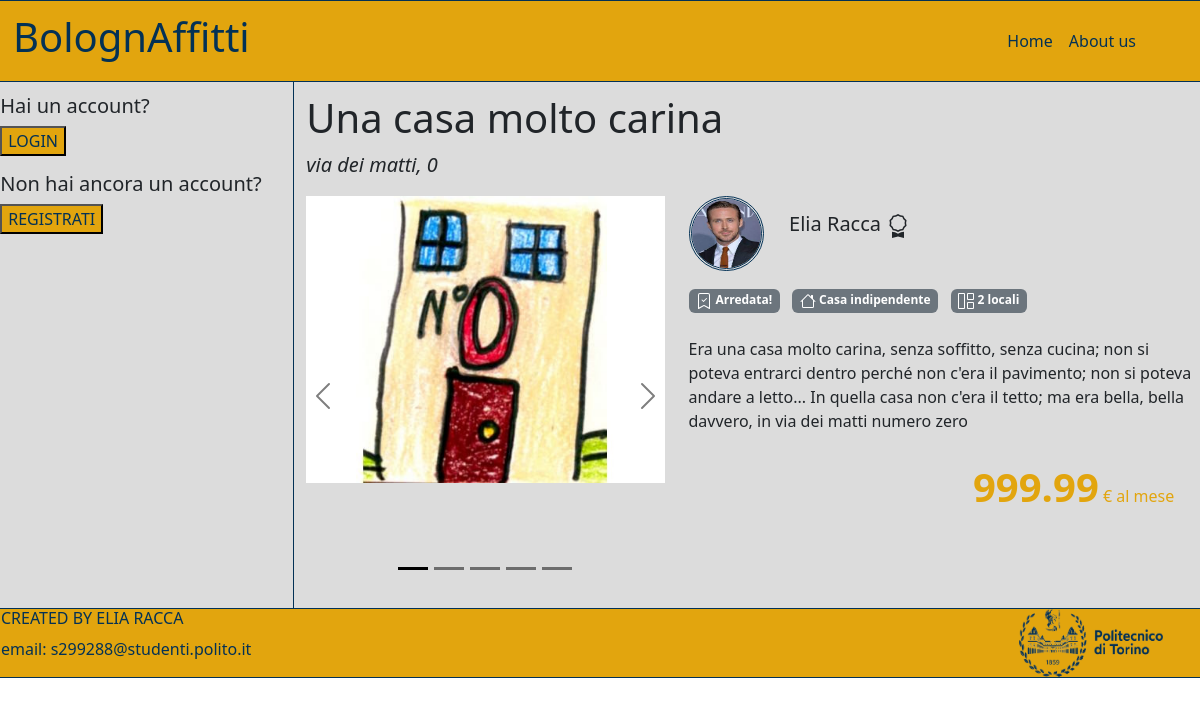
The app's page /annuncio/1/null with its own data.
### tables this page shows
CREATE TABLE "ANNUNCI" (
	"id_annuncio"	INTEGER NOT NULL UNIQUE,
	"titolo"	TEXT NOT NULL,
	"indirizzo"	TEXT NOT NULL,
	"tipoCasa"	TEXT NOT NULL,
	"numLocali"	INTEGER NOT NULL,
	"descrizione"	TEXT NOT NULL,
	"prezzo"	REAL NOT NULL,
	"isArredata"	INTEGER NOT NULL,
	"id_locatore"	INTEGER NOT NULL,
	"isDisponibile"	INTEGER NOT NULL,
	"url1"	TEXT NOT NULL,
	"url2"	TEXT,
	"url3"	TEXT,
	"url4"	TEXT,
	"url5"	TEXT,
	PRIMARY KEY("id_annuncio" AUTOINCREMENT),
	FOREIGN KEY("id_locatore") REFERENCES "UTENTI"("id_utente")
);

CREATE TABLE "UTENTI" (
	"id_utente"	INTEGER NOT NULL UNIQUE,
	"email"	TEXT NOT NULL UNIQUE,
	"password"	TEXT NOT NULL,
	"nome"	TEXT NOT NULL,
	"cognome"	TEXT NOT NULL,
	"isLocatore"	INTEGER NOT NULL,
	"isProfessionista"	INTEGER NOT NULL,
	"dataNascita"	TEXT,
	"imgProfilo"	TEXT,
	PRIMARY KEY("id_utente" AUTOINCREMENT)
);

### app.py (the view)
@app.route('/annuncio/<int:id>/<giorno>')
def show_annuncio(id, giorno):
    annuncio_db = dao.get_annuncio_by_id(id)
    prenotazioni_db = dao.get_prenotazioni_confermate_annuncio(id)
    prenotazioni_annuncio_db = dao.get_prenotazioni_annuncio(id)
    utenti_con_prenotazione = []
    for prenotazione in prenotazioni_annuncio_db:
        if prenotazione[6] != 'rifiutata':                                  #prenotazione[6]=stato
            utenti_con_prenotazione.append(prenotazione['id_cliente'])
    slot_possibili = {}
    for i in range(0,7):
        slot_possibili[date.today()+timedelta(days=i)] = [1, 2, 3, 4]
    for prenotazione in prenotazioni_db:
        if datetime.strptime(prenotazione[4], "%Y-%m-%d").date() in slot_possibili:             #prenotazione[4]=data; prenotazione[5]=orario
            slot_possibili.get(datetime.strptime(prenotazione[4], "%Y-%m-%d").date()).pop(prenotazione[5]-1)
    locatore_db = dao.get_user_by_id(annuncio_db[8])        #annuncio_db[8] = id_locatore
    if giorno == 'null':
        return render_template('annuncio.html', annuncio = annuncio_db, slot_visita = slot_possibili, giorno_scelto = 'null', locatore = locatore_db, utenti_con_prenotazione = utenti_con_prenotazione)
    else:
        return render_template('annuncio.html', annuncio = annuncio_db, slot_visita = slot_possibili, giorno_scelto = datetime.strptime(giorno, "%Y-%m-%d").date(), locatore = locatore_db, utenti_con_prenotazione = utenti_con_prenotazione)

### dao.py (called while the page is built)
def get_user_by_id(user_id):
    conn = sqlite3.connect('db/dbAffitti.db')
    conn.row_factory = sqlite3.Row
    cursor = conn.cursor()
    sql = 'SELECT * FROM UTENTI WHERE id_utente=?'
    cursor.execute(sql, (user_id, ))
    result = cursor.fetchone()
    cursor.close()
    conn.close()
    return result

def get_annuncio_by_id(id_annuncio):
    conn = sqlite3.connect('db/dbAffitti.db')
    conn.row_factory = sqlite3.Row
    cursor = conn.cursor()
    sql = 'SELECT * FROM ANNUNCI WHERE id_annuncio=?'
    cursor.execute(sql, (id_annuncio, ))
    result = cursor.fetchone()
    cursor.close()
    conn.close()
    return result

def get_prenotazioni_annuncio(id_annuncio):
    conn = sqlite3.connect('db/dbAffitti.db')
    conn.row_factory = sqlite3.Row
    cursor = conn.cursor()
    sql = 'SELECT * FROM PRENOTAZIONI WHERE id_annuncio=?'
    cursor.execute(sql, (id_annuncio, ))
    result = cursor.fetchall()
    cursor.close()
    conn.close()
    return result

def get_prenotazioni_confermate_annuncio(id_annuncio):
    conn = sqlite3.connect('db/dbAffitti.db')
    conn.row_factory = sqlite3.Row
    cursor = conn.cursor()
    sql = 'SELECT * FROM PRENOTAZIONI WHERE id_annuncio=? AND stato=?'
    cursor.execute(sql, (id_annuncio, 'accettata', ))
    result = cursor.fetchall()
    cursor.close()
    conn.close()
    return result

### templates/annuncio.html (shortened to what this page needs)
{% extends "base.html" %}
{%block aside%}
    {% if not current_user.is_authenticated %}
    <h5>Hai un account?</h2>
    <button class="bottoneLogin" type="button" data-bs-toggle="collapse" data-bs-target="#collapseLogin" aria-expanded="false" aria-controls="collapseLogin">
        LOGIN
    </button>
    <h5 class="pt-3">Non hai ancora un account?</h4>
    <button class="bottoneLogin" data-bs-toggle="modal" data-bs-target="#modalRegistrati">REGISTRATI</button>
    {%endif%}
{%endblock%}
{%block corpo%}
<h1>{{annuncio.titolo}}</h1>
<p class="fs-5"><em>{{annuncio.indirizzo}}</em></p>
<article class="row">
    <div id="carouselExampleIndicators" class="carousel carousel-dark slide col-lg-5 col-md-12 carosello">
        <div class="carousel-indicators">
            <button type="button" data-bs-target="#carouselExampleIndicators" data-bs-slide-to="0" class="active" aria-current="true" aria-label="Slide 1"></button>
            {%if annuncio.url2 != None%}
            <button type="button" data-bs-target="#carouselExampleIndicators" data-bs-slide-to="1" aria-label="Slide 2"></button>
            {%endif%}
            {%if annuncio.url3 != None%}
            <button type="button" data-bs-target="#carouselExampleIndicators" data-bs-slide-to="2" aria-label="Slide 3"></button>
            {%endif%}
            {%if annuncio.url4 != None%}
            <button type="button" data-bs-target="#carouselExampleIndicators" data-bs-slide-to="3" aria-label="Slide 4"></button>
            {%endif%}
            {%if annuncio.url5 != None%}
            <button type="button" data-bs-target="#carouselExampleIndicators" data-bs-slide-to="4" aria-label="Slide 5"></button>
            {%endif%}
        </div>
        <div class="carousel-inner">
            <div class="carousel-item active">
                <img src="{{url_for('static', filename = annuncio.url1)}}" class="d-block fotoCarosello" alt="immagine principale dell'annuncio">
            </div>
        </div>
        <button class="carousel-control-prev" type="button" data-bs-target="#carouselExampleIndicators" data-bs-slide="prev">
            <span class="carousel-control-prev-icon" aria-hidden="true"></span>
        </button>
        <button class="carousel-control-next" type="button" data-bs-target="#carouselExampleIndicators" data-bs-slide="next">
            <span class="carousel-control-next-icon" aria-hidden="true"></span>
        </button>
    </div>
    <div class="col">
        <div class="presentazioneProfilo">
            {% if locatore.imgProfilo == '' %}
            <img class="fotoprofilo" src="{{ url_for('static', filename = 'user.jpg' ) }}" alt="Questa è l'immagine profilo">
            {% else %}
            <img class="fotoprofilo" src="{{ url_for('static', filename = locatore.imgProfilo ) }}" alt="Questa è l'immagine profilo">
            {%endif%}
            <h5 class="pt-3">{{locatore.nome}} {{locatore.cognome}} </h5>
        </div>
        {%if annuncio.isArredata %}
        <span class="badge bg-secondary mb-2 me-2"> Arredata!</span>
        {%endif%}
        <span class="badge bg-secondary mb-2 me-2"> {{annuncio.tipoCasa}}</span>
        {% if annuncio.numLocali<=4 %}
        <span class="badge bg-secondary mb-4"> {{annuncio.numLocali}} locali</span>
        {%endif%}
        <p>{{annuncio.descrizione}}</p>
        <p class="prezzoAnnuncio mt-4"><strong class="fs-1">{{annuncio.prezzo}}</strong> € al mese</p>
    </div>
</article>
{%endblock%}

### static/style.css (style rules this page uses)
.bottoneLogin { color: #033155; background-color: #e2a50e; }
.presentazioneProfilo { display: flex; padding-bottom: 3%; }
.fotoprofilo { border-style: double; border-color: #033155; border-radius: 50%; width: 75px; height: 75px; margin-right: 5%; }
.prezzoAnnuncio { color: #e2a50e; text-align: end; margin-right: 5%; }
.carosello { height: 50vh; }
.fotoCarosello { max-width: 100%; max-height: 100%; margin-left: auto; margin-right: auto; }

### records on screen
ANNUNCI: titolo "Una casa molto carina", indirizzo "via dei matti, 0", url1 (picture), tipoCasa "Casa indipendente", numLocali "2", descrizione "Era una casa molto carina, senza soffitto, senza cucina; non si poteva entrarci dentro perché non c'era il pavimento; non si poteva andare a letto... In quella casa non c'era il tetto; ma era bella, bella davvero, in via dei matti numero zero", prezzo "999.99"
UTENTI: imgProfilo (picture), nome "Elia", cognome "Racca"
